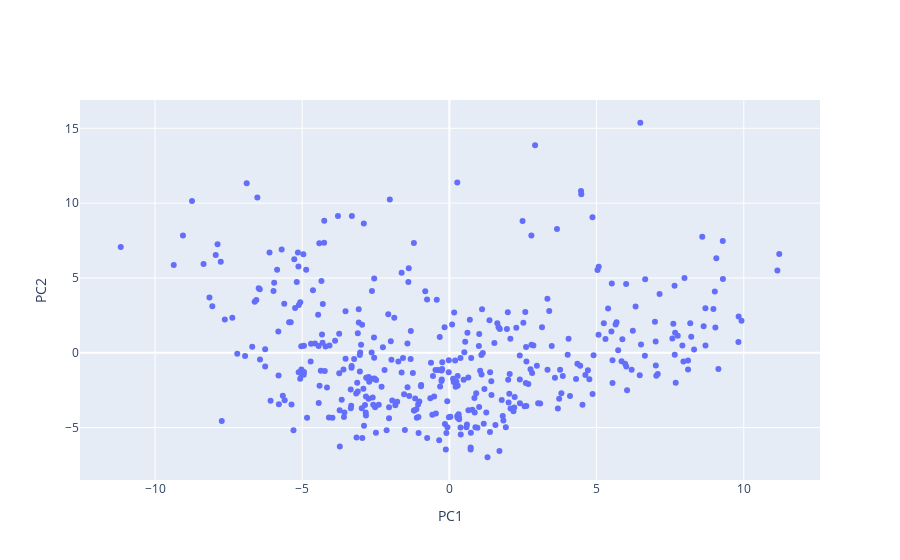

Notebook cell for this chart:
### Markdown cell above
In order to get a sense of whether our data has clustering tendencies we first attempt a visualisation approach

### Code cell
# comparing our most significant PCS
fig1 = go.Scatter(x=df['PC1'],
                  y=df['PC2'],
                  mode='markers')

mylayout = go.Layout(xaxis=dict(title="PC1"),
                     yaxis=dict( title="PC2"))

fig = go.Figure(
    data=[fig1],
    layout=mylayout,
)
fig.show()

### Figure 1 — Plotly figure (JSON) as saved in the notebook; plotly's stock layout.template omitted (floating-point values rounded to 4 significant figures; data arrays with more than 128 entries replaced by an {"elided": "..."} marker saying what was removed)
{"data": [{"mode": "markers", "type": "scatter", "x": {"elided": "397 float values"}, "y": {"elided": "397 float values"}}], "layout": {"xaxis": {"title": {"text": "PC1"}}, "yaxis": {"title": {"text": "PC2"}}}}
